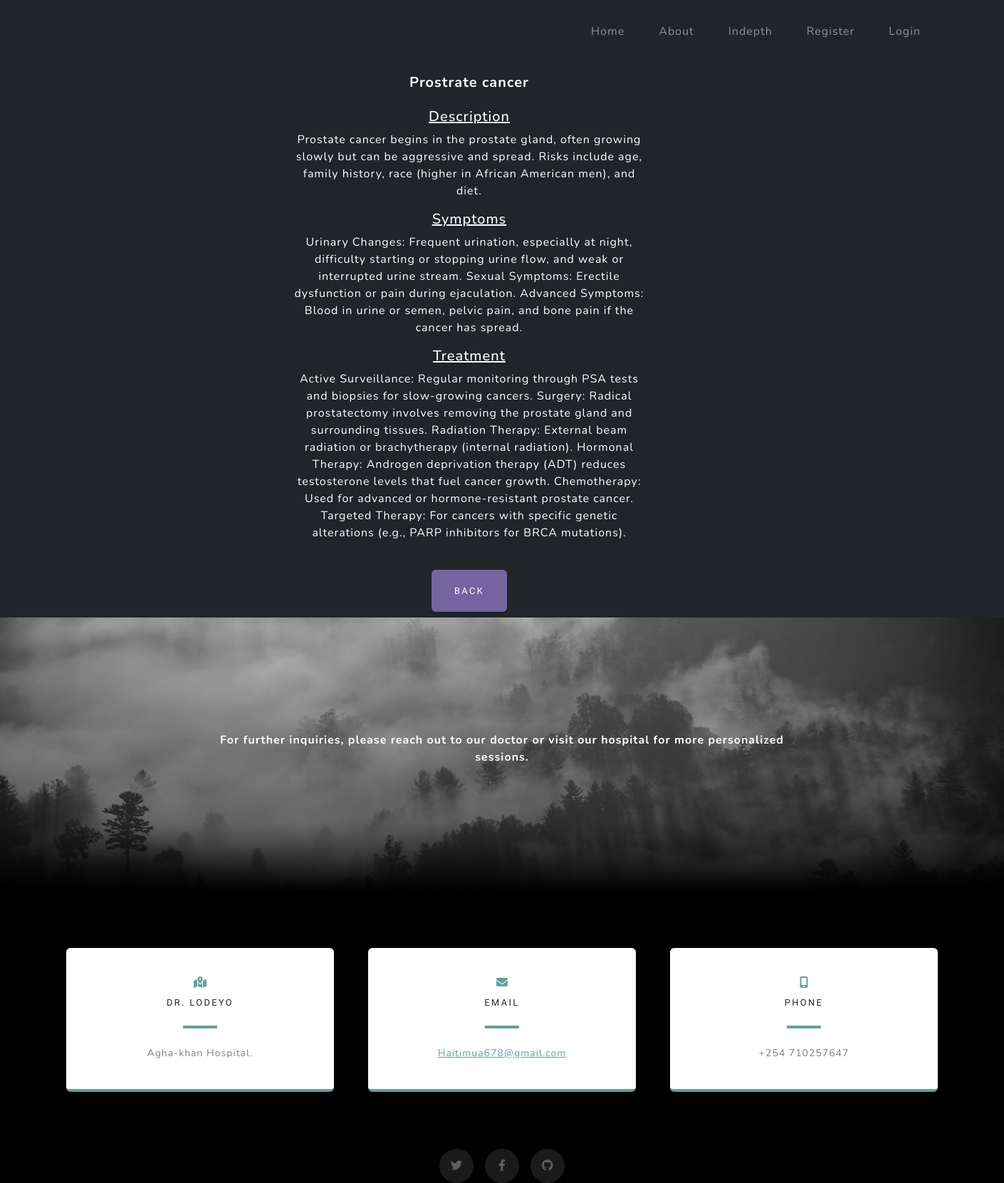
The app's page /cancer/3 with its own data.
### Neoplasm/models.py (models this page shows, shortened)
class Cancer(models.Model):
    type_of_cancer = models.CharField(max_length=35)
    description = models.CharField(max_length=3000)
    symptoms = models.CharField(max_length=5000)
    treatment = models.CharField(max_length=5000)

### Neoplasm/views.py (the view)
# urls.py: path('cancer/<int:pk>', views.disease, name='disease'),
def disease(request,pk):
    cancer= Cancer.objects.get(id=pk)
    return render(request,'disease.html',{'cancer':cancer})

### Neoplasm/templates/disease.html
{% extends 'base.html' %}
{% load static %}
{% block content%}
<div class=" container_disease bg-dark" >
<br/>
<div class="mx-auto p-2 text-white" style="width: 1000px;">
    <div class="row g-0">
        <div class="col-md-6">
        <div class="card-body">
            <center id="disease">
                <br/><br/><br/>
            <h5 class="card-title"><b>{{ cancer.type_of_cancer}}</b></h5>
            <br/>
            <h5> <u>Description</u></h5>
            <p class="card-text">{{ cancer.description}}</p>
            <h5> <u>Symptoms</u></h5>
            <p class="card-text">{{cancer.symptoms}}</p>
            <h5> <u>Treatment</u></h5>
            <p class="card-text">{{cancer.treatment}}</p>
            <br/>
            <a href="{% url 'types'%}" class="btn btn-secondary">Back</a>
            </center>
        </div>
        </div>
    </div>
    </div>
</div>
<section class="signup-section" id="signup">
    <div class="container px-4 px-lg-5">
        <div class="row gx-4 gx-lg-5">
            <div class="col-md-10 col-lg-8 mx-auto text-center">
                <p class="text-white text-lg-right"><b>For further inquiries, please reach out to our doctor or visit our hospital for more personalized sessions.</b></p>
            </div>
        </div>
    </div>
</section>
<section class="contact-section bg-black">
    <div class="container px-4 px-lg-5">
        <div class="row gx-4 gx-lg-5">
            <div class="col-md-4 mb-3 mb-md-0">
                <div class="card py-4 h-100">
                    <div class="card-body text-center">
                        <i class="fas fa-map-marked-alt text-primary mb-2"></i>
                        <h4 class="text-uppercase m-0">Dr. LOdeyo</h4>
                        <hr class="my-4 mx-auto" />
                        <div class="small text-black-50">Agha-khan Hospital.</div>
                    </div>
                </div>
            </div>
            <div class="col-md-4 mb-3 mb-md-0">
                <div class="card py-4 h-100">
                    <div class="card-body text-center">
                        <i class="fas fa-envelope text-primary mb-2"></i>
                        <h4 class="text-uppercase m-0">Email</h4>
                        <hr class="my-4 mx-auto" />
                        <div class="small text-black-50"><a href="#!">Haitimua678@gmail.com</a></div>
                    </div>
                </div>
            </div>
            <div class="col-md-4 mb-3 mb-md-0">
                <div class="card py-4 h-100">
                    <div class="card-body text-center">
                        <i class="fas fa-mobile-alt text-primary mb-2"></i>
                        <h4 class="text-uppercase m-0">Phone</h4>
                        <hr class="my-4 mx-auto" />
                        <div class="small text-black-50">+254 710257647</div>
                    </div>
                </div>
            </div>
        </div>
        <div class="social d-flex justify-content-center">
            <a class="mx-2" href="#!"><i class="fab fa-twitter"></i></a>
            <a class="mx-2" href="#!"><i class="fab fa-facebook-f"></i></a>
            <a class="mx-2" href="#!"><i class="fab fa-github"></i></a>
        </div>
    </div>
</section>
{% endblock %}

### records on screen
Cancer: type_of_cancer "Prostrate cancer", description "Prostate cancer begins in the prostate gland, often growing slowly but can be aggressive and spread. Risks include age, family history, race (higher in African American men), and diet.", symptoms "Urinary Changes: Frequent urination, especially at night, difficulty starting or stopping urine flow, and weak or interrupted urine stream. Sexual Symptoms: Erectile dysfunction or pain during ejaculation. Advanced Symptoms: Blood in urine or semen, pelvic pain, and bone pain if the cancer has spread.", treatment "Active Surveillance: Regular monitoring through PSA tests and biopsies for slow-growing cancers. Surgery: Radical prostatectomy involves removing the prostate gland and surrounding tissues. Radiation Therapy: External beam radiation or brachytherapy (internal radiation). Hormonal Therapy: Androgen deprivation therapy (ADT) reduces testosterone levels that fuel cancer growth. Chemotherapy: Used for advanced or hormone-resistant prostate cancer. Targeted Therapy: For cancers with specific genetic alterations (e.g., PARP inhibitors for BRCA mutations)."
